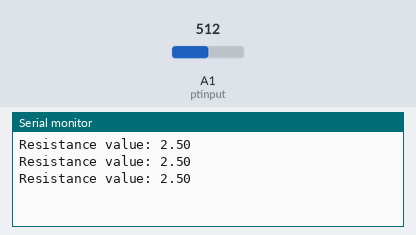
Recording of a sketch running on a simulated Arduino Uno, built with avr-gcc and run on an emulated ATmega328P. Parts: the last lines printed to the serial monitor. The inputs (shaded band) are chosen by the test bench; at power-on: A1 (ptinput) = 512.

Above: at 1.2 s.
1.3 s: A1 (ptinput) set to 716
At 1.86 s:
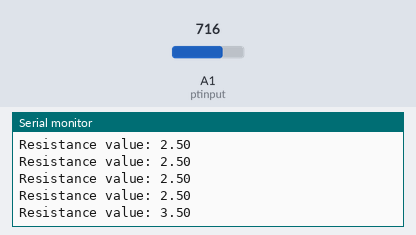
2.8 s: A1 (ptinput) set to 900
At 3.06 s:
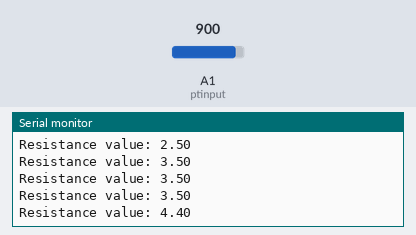
Timing chart, 0 to 5.8 s (numbered marks = the images above; inputs shaded):
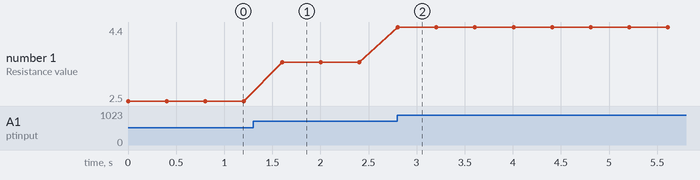

Measured:
- after the input at 1.3 s, the serial monitor: prints a new line after 0.30 s (image 1)
- after the input at 2.8 s, the serial monitor: prints a new line at once (image 2)
- plotted number 1: 2.5 → 3.5 after the input at 1.3 s, 3.5 → 4.4 after the input at 2.8 s

The sketch:

potentiometer.ino
```cpp
const int ptinput = A1;
int ptvalue = 0;
float voltage = 0;


void setup() {
  Serial.begin(9600);

}

void loop() {
  ptvalue = analogRead(ptinput);
  voltage = (ptvalue / 1023.0 )*5;

  Serial.print("Resistance value: ");
  Serial.println(voltage);
  delay(400);

}
```
